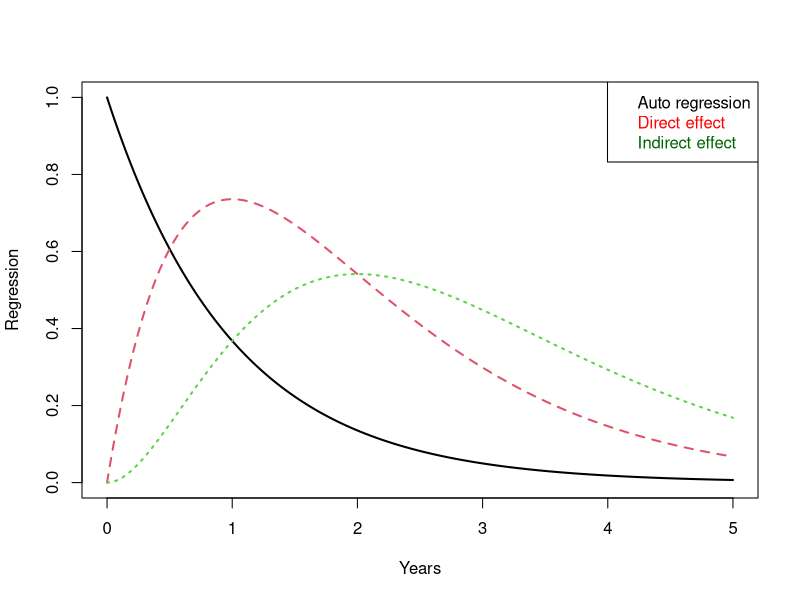

Generate this figure with R:
## ---- chunk 1
knitr::opts_chunk$set(collapse = TRUE,cache=TRUE,warning=FALSE,message=FALSE)
slug <- 'DiscreteTime'
library(knitr)
dir.create(slug)
options(knitr.graphics.error=FALSE)

savedir <- paste0(getwd(),'/',slug)
## ---- chunk 2
include_graphics('/img/SEM_3varsimple.jpg')
## ---- chunk 3
include_graphics('/img/SEM_3varct.jpg')
## ---- chunk 4
A <- matrix(c(-1,2,0, 0,-1,1, 0,0,-1),3,3)
library(expm)
matplot(seq(0,5,.01),t(sapply(seq(0,5,.01), function(x) expm(A*x)[,1])),type='l',lwd=2,ylab='Regression',xlab='Years')
legend('topright',legend = c('Auto regression','Direct effect','Indirect effect'),text.col=c('black','red','darkgreen'))
